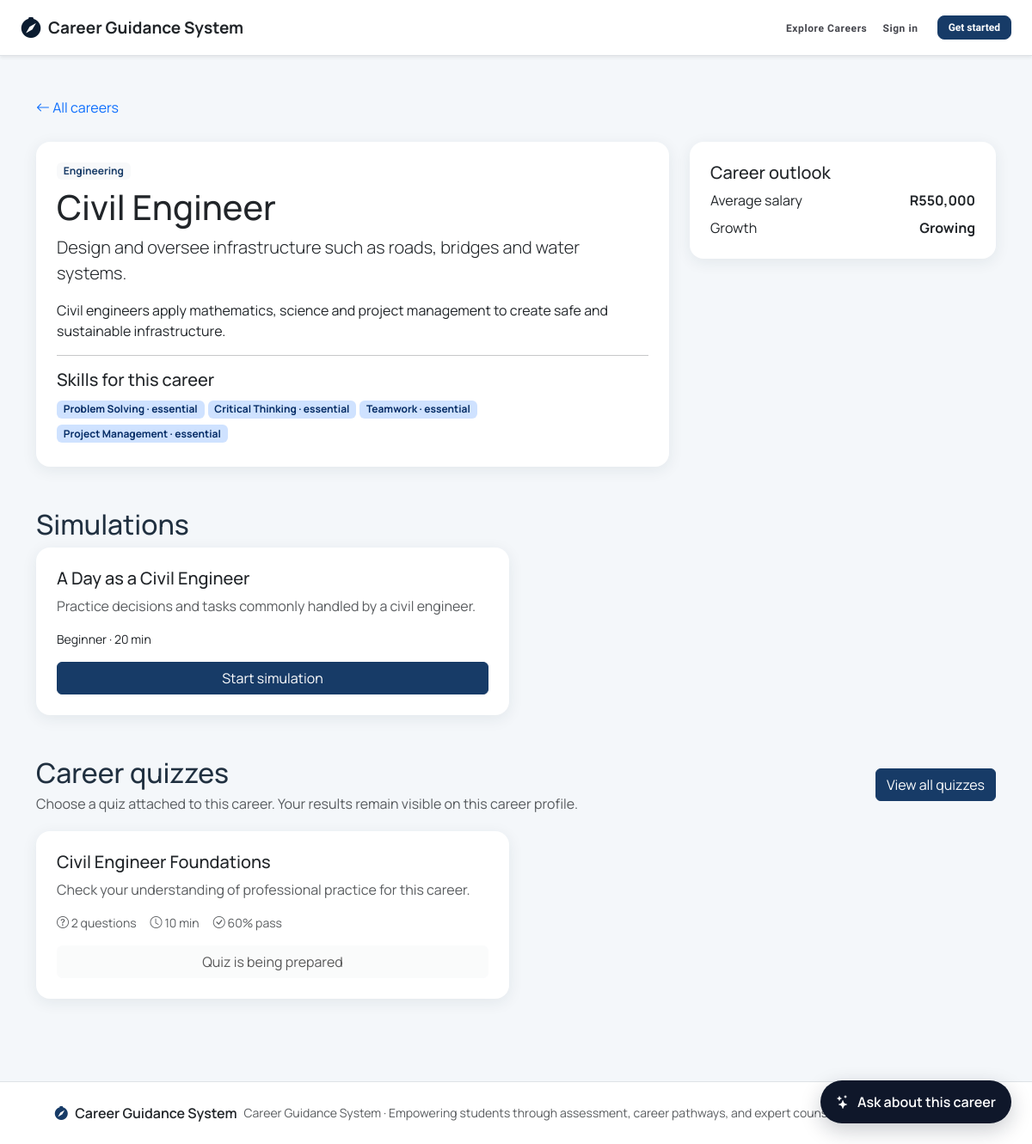
Screenshot of /careers/view.php?id=5 with the database file from the repository.
### tables this page shows
CREATE TABLE careers (
  id INT UNSIGNED AUTO_INCREMENT PRIMARY KEY,
  category_id INT UNSIGNED NOT NULL,
  title VARCHAR(120) NOT NULL,
  slug VARCHAR(140) NOT NULL,
  summary VARCHAR(500) NULL,
  description TEXT NULL,
  average_salary DECIMAL(12,2) NULL,
  growth_outlook ENUM('declining','stable','growing','high_growth') NULL,
  image VARCHAR(255) NULL,
  is_active TINYINT(1) NOT NULL DEFAULT 1,
  created_at TIMESTAMP NOT NULL DEFAULT CURRENT_TIMESTAMP,
  updated_at TIMESTAMP NOT NULL DEFAULT CURRENT_TIMESTAMP ON UPDATE CURRENT_TIMESTAMP,
  UNIQUE KEY uq_careers_slug (slug),
  KEY idx_careers_category (category_id),
  FULLTEXT KEY ft_careers_title_desc (title, summary, description),
  CONSTRAINT fk_careers_category FOREIGN KEY (category_id) REFERENCES career_categories(id) ON DELETE RESTRICT
);

CREATE TABLE career_categories (
  id INT UNSIGNED AUTO_INCREMENT PRIMARY KEY,
  name VARCHAR(80) NOT NULL,
  slug VARCHAR(90) NOT NULL,
  icon VARCHAR(50) NULL,
  UNIQUE KEY uq_career_categories_name (name),
  UNIQUE KEY uq_career_categories_slug (slug)
);

CREATE TABLE career_skills (
  career_id INT UNSIGNED NOT NULL,
  skill_id INT UNSIGNED NOT NULL,
  importance ENUM('nice_to_have','important','essential') NOT NULL DEFAULT 'important',
  PRIMARY KEY (career_id, skill_id),
  CONSTRAINT fk_career_skills_career FOREIGN KEY (career_id) REFERENCES careers(id) ON DELETE CASCADE,
  CONSTRAINT fk_career_skills_skill FOREIGN KEY (skill_id) REFERENCES skills(id) ON DELETE CASCADE
);

CREATE TABLE skills (
  id INT UNSIGNED AUTO_INCREMENT PRIMARY KEY,
  name VARCHAR(80) NOT NULL,
  UNIQUE KEY uq_skills_name (name)
);

CREATE TABLE career_simulations (
  id BIGINT UNSIGNED AUTO_INCREMENT PRIMARY KEY,
  career_id INT UNSIGNED NOT NULL,
  quiz_id BIGINT UNSIGNED NULL,
  title VARCHAR(150) NOT NULL,
  description TEXT NULL,
  difficulty_level ENUM('beginner','intermediate','advanced') NOT NULL DEFAULT 'beginner',
  estimated_duration_minutes SMALLINT UNSIGNED NOT NULL DEFAULT 30,
  cover_image VARCHAR(255) NULL,
  is_active TINYINT(1) NOT NULL DEFAULT 1,
  created_at TIMESTAMP NOT NULL DEFAULT CURRENT_TIMESTAMP,
  updated_at TIMESTAMP NOT NULL DEFAULT CURRENT_TIMESTAMP ON UPDATE CURRENT_TIMESTAMP,
  KEY idx_simulations_career (career_id),
  KEY idx_simulations_quiz (quiz_id),
  CONSTRAINT fk_simulations_career FOREIGN KEY (career_id) REFERENCES careers(id) ON DELETE CASCADE
);

CREATE TABLE quizzes (
  id BIGINT UNSIGNED AUTO_INCREMENT PRIMARY KEY,
  career_id INT UNSIGNED NOT NULL,
  title VARCHAR(150) NOT NULL,
  description VARCHAR(500) NULL,
  pass_score SMALLINT UNSIGNED NOT NULL DEFAULT 60,
  time_limit_minutes SMALLINT UNSIGNED NOT NULL DEFAULT 15,
  is_active TINYINT(1) NOT NULL DEFAULT 1,
  created_at TIMESTAMP NOT NULL DEFAULT CURRENT_TIMESTAMP,
  KEY idx_quizzes_career (career_id),
  UNIQUE KEY uq_quizzes_id_career (id,career_id),
  CONSTRAINT fk_quizzes_career FOREIGN KEY (career_id) REFERENCES careers(id) ON DELETE CASCADE
);

### includes/functions.php (called while the page is built, shortened)
<?php
function url(string $path = ''): string { return BASE_URL . '/' . ltrim($path, '/'); }
function e(mixed $value): string { return htmlspecialchars((string)$value, ENT_QUOTES, 'UTF-8'); }
function user(): ?array { return $_SESSION['user'] ?? null; }

### careers/view.php (the view, shortened to what this page needs)
<?php
require_once dirname(__DIR__).'/includes/functions.php';$id=(int)($_GET['id']??0);$stmt=$con->prepare('SELECT c.*,cc.name category FROM careers c JOIN career_categories cc ON cc.id=c.category_id WHERE c.id=? AND c.is_active=1');$stmt->bind_param('i',$id);$stmt->execute();$career=$stmt->get_result()->fetch_assoc();if(!$career){http_response_code(404);exit('Career not found');}
$stmt=$con->prepare('SELECT s.*,cs.importance FROM career_skills cs JOIN skills s ON s.id=cs.skill_id WHERE cs.career_id=?');$stmt->bind_param('i',$id);$stmt->execute();$skills=$stmt->get_result();
$stmt=$con->prepare('SELECT * FROM career_simulations WHERE career_id=? AND is_active=1');$stmt->bind_param('i',$id);$stmt->execute();$sims=$stmt->get_result();
$viewerId=(int)(user()['id']??0);
$stmt=$con->prepare("SELECT q.*,
    (SELECT COUNT(*) FROM quiz_questions qq WHERE qq.quiz_id=q.id) question_count,
    (SELECT MAX(a.completed_at) FROM quiz_attempts a WHERE a.quiz_id=q.id AND a.user_id=?) last_attempt,
    (SELECT MAX(CASE WHEN a.max_score>0 THEN ROUND(a.score/a.max_score*100) ELSE 0 END) FROM quiz_attempts a WHERE a.quiz_id=q.id AND a.user_id=?) best_score,
    (SELECT MAX(a.passed) FROM quiz_attempts a WHERE a.quiz_id=q.id AND a.user_id=?) has_passed
    FROM quizzes q WHERE q.career_id=? AND q.is_active=1 ORDER BY q.title");
$stmt->bind_param('iiii',$viewerId,$viewerId,$viewerId,$id);$stmt->execute();$quizzes=$stmt->get_result();$pageTitle=$career['title'];require dirname(__DIR__).'/includes/header.php';?>
<div class="container py-5"><a href="<?=url('careers/browse.php')?>" class="text-decoration-none"><i class="bi bi-arrow-left"></i> All careers</a><div class="row g-4 mt-1"><div class="col-lg-8"><div class="card p-4"><span class="badge bg-light text-primary align-self-start"><?=e($career['category'])?></span><h1 class="mt-2"><?=e($career['title'])?></h1><p class="lead"><?=e($career['summary'])?></p><div><?=nl2br(e($career['description']))?></div><hr><h2 class="h5">Skills for this career</h2><div><?php foreach($skills as $s):?><span class="badge bg-primary-subtle text-primary-emphasis me-1 mb-1"><?=e($s['name'])?> · <?=e(str_replace('_',' ',$s['importance']))?></span><?php endforeach?></div></div></div><div class="col-lg-4"><div class="card p-4 mb-4"><h2 class="h5">Career outlook</h2><div class="d-flex justify-content-between"><span>Average salary</span><strong><?=$career['average_salary']?'R'.number_format($career['average_salary']):'Not listed'?></strong></div><div class="d-flex justify-content-between mt-2"><span>Growth</span><strong><?=e(ucwords(str_replace('_',' ',$career['growth_outlook']??'Not listed')))?></strong></div></div></div></div>
<h2 class="mt-5">Simulations</h2><div class="row g-3"><?php foreach($sims as $s):?><div class="col-md-6"><div class="card p-4 h-100"><h3 class="h5"><?=e($s['title'])?></h3><p class="text-muted"><?=e($s['description'])?></p><div class="small mb-3"><?=e(ucfirst($s['difficulty_level']))?> · <?=$s['estimated_duration_minutes']?> min</div><a class="btn btn-primary mt-auto" href="<?=url('simulation/play.php?id='.$s['id'])?>">Start simulation</a></div></div><?php endforeach?></div>
<div class="d-flex justify-content-between align-items-center mt-5"><div><h2 class="mb-1">Career quizzes</h2><p class="text-muted mb-0">Choose a quiz attached to this career. Your results remain visible on this career profile.</p></div><a class="btn btn-primary" href="<?=url('quiz/choose.php?career_id='.$id)?>">View all quizzes</a></div><div class="row g-3 mt-1"><?php foreach($quizzes as $q):?><div class="col-md-6"><div class="card p-4 h-100"><div class="d-flex justify-content-between gap-3"><h3 class="h5"><?=e($q['title'])?></h3><?php if($q['last_attempt']):?><span class="status-pill <?=$q['has_passed']?'status-active':'status-warning'?> align-self-start"><?=$q['has_passed']?'Passed':round((float)$q['best_score']).'% best'?></span><?php endif?></div><p class="text-muted"><?=e($q['description'])?></p><div class="d-flex flex-wrap gap-3 small text-muted mt-auto mb-3"><span><i class="bi bi-question-circle"></i> <?=(int)$q['question_count']?> questions</span><span><i class="bi bi-clock"></i> <?=(int)$q['time_limit_minutes']?> min</span><span><i class="bi bi-check-circle"></i> <?=(int)$q['pass_score']?>% pass</span></div><?php if((int)$q['question_count']>=10):?><a class="btn btn-outline-primary" href="<?=url('quiz/take.php?id='.$q['id'])?>"><?=$q['last_attempt']?'Retake quiz':'Start quiz'?></a><?php else:?><button class="btn btn-light" disabled>Quiz is being prepared</button><?php endif?></div></div><?php endforeach?></div><?php if(!$quizzes->num_rows):?><div class="card p-5 mt-3 text-center text-muted">No active quizzes are attached to this career yet.</div><?php endif?></div>
<button class="career-chat-toggle" type="button" data-bs-toggle="offcanvas" data-bs-target="#careerChat"><i class="bi bi-stars"></i><span>Ask about this career</span></button>
<?php require dirname(__DIR__).'/includes/footer.php';?>

### assets/css/custom.css (style rules this page uses)
:root { --cs-blue: #173b67; --cs-teal: #0f8b8d; --cs-bg: #f4f7fa; --cs-text: #203040; }
body { background: var(--cs-bg); color: var(--cs-text); font-family: Manrope, system-ui, -apple-system, "Segoe UI", sans-serif; }
.text-primary { color: var(--cs-blue) !important; }
.bg-primary, .btn-primary { background-color: var(--cs-blue) !important; border-color: var(--cs-blue) !important; }
.card { border: 0; box-shadow: 0 0.25rem 1.1rem rgba(25, 45, 70, 0.08); border-radius: 1rem; }
.career-chat-toggle { position: fixed; right: 24px; bottom: 24px; z-index: 1020; border: 0; border-radius: 999px; background: #0f172a; color: #fff; padding: 13px 18px; box-shadow: 0 8px 24px rgba(15, 23, 42, 0.22); display: flex; gap: 9px; align-items: center; font-weight: 600; }

### rows the page displays
careers: category.name "Engineering", title "Civil Engineer", summary "Design and oversee infrastructure such as roads, bridges and water systems.", description "Civil engineers apply mathematics, science and project management to create safe and sustainable infrastructure.", average_salary "550,000", growth_outlook "Growing"
career_skills: skill.name "Problem Solving", importance "essential"
career_skills: skill.name "Critical Thinking", importance "essential"
career_skills: skill.name "Teamwork", importance "essential"
career_skills: skill.name "Project Management", importance "essential"
career_simulations: title "A Day as a Civil Engineer", description "Practice decisions and tasks commonly handled by a civil engineer.", difficulty_level "Beginner", estimated_duration_minutes "20"
quizzes: title "Civil Engineer Foundations", description "Check your understanding of professional practice for this career.", question_count "2", time_limit_minutes "10", pass_score "60"
